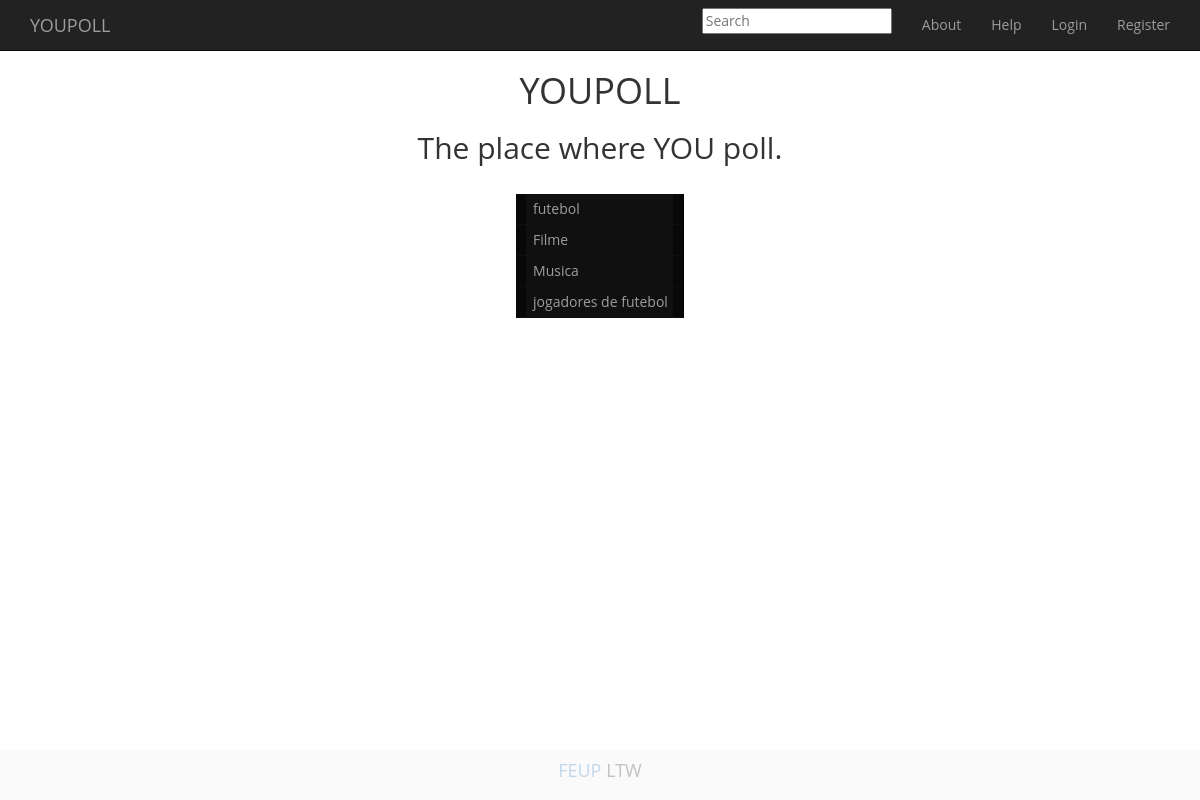
Before: / with the older database file.
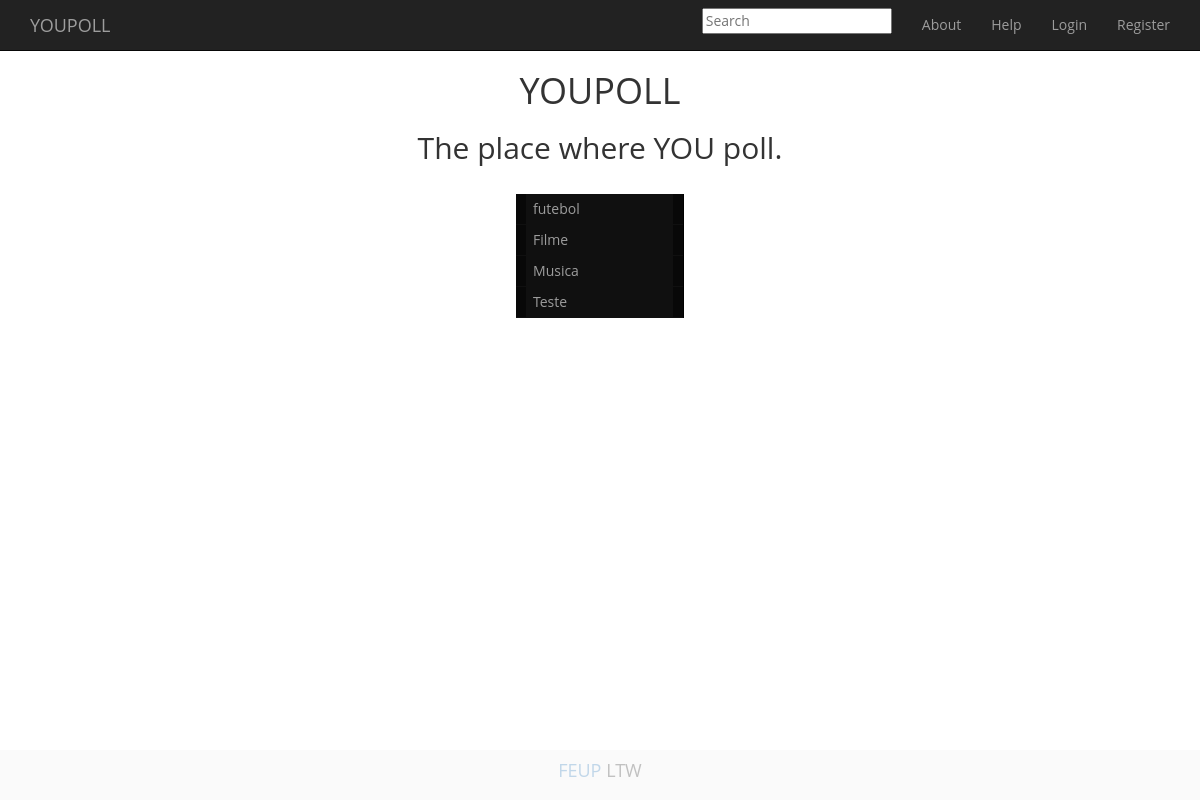
After: the same page with the newer database file.
### tables this page shows
CREATE TABLE Poll(
idPoll		INTEGER PRIMARY KEY AUTOINCREMENT,
idUser		INTEGER REFERENCES User(idUser) NOT NULL,
name 		TEXT UNIQUE NOT NULL,
image		TEXT NOT NULL,
private		INTEGER
);

### list_polls.php (the view)
<?php
$db = new PDO('sqlite:db/dataBase.db');
$stmt = $db->prepare('SELECT * FROM Poll');
$stmt->execute();
while($row = $stmt->fetch()){
  if($row['private'] == 0){ ?>
    <li><a href=<?php echo "vote_poll_body.php?poll=". $row['name']; ?> name=<?php echo $row['name']; ?> ><?php echo $row['name']; ?> </a></li>
<?php  }
} ?>

Changed rows visible on the page:
removed poll: name "jogadores de futebol"
added poll: name "Teste"
